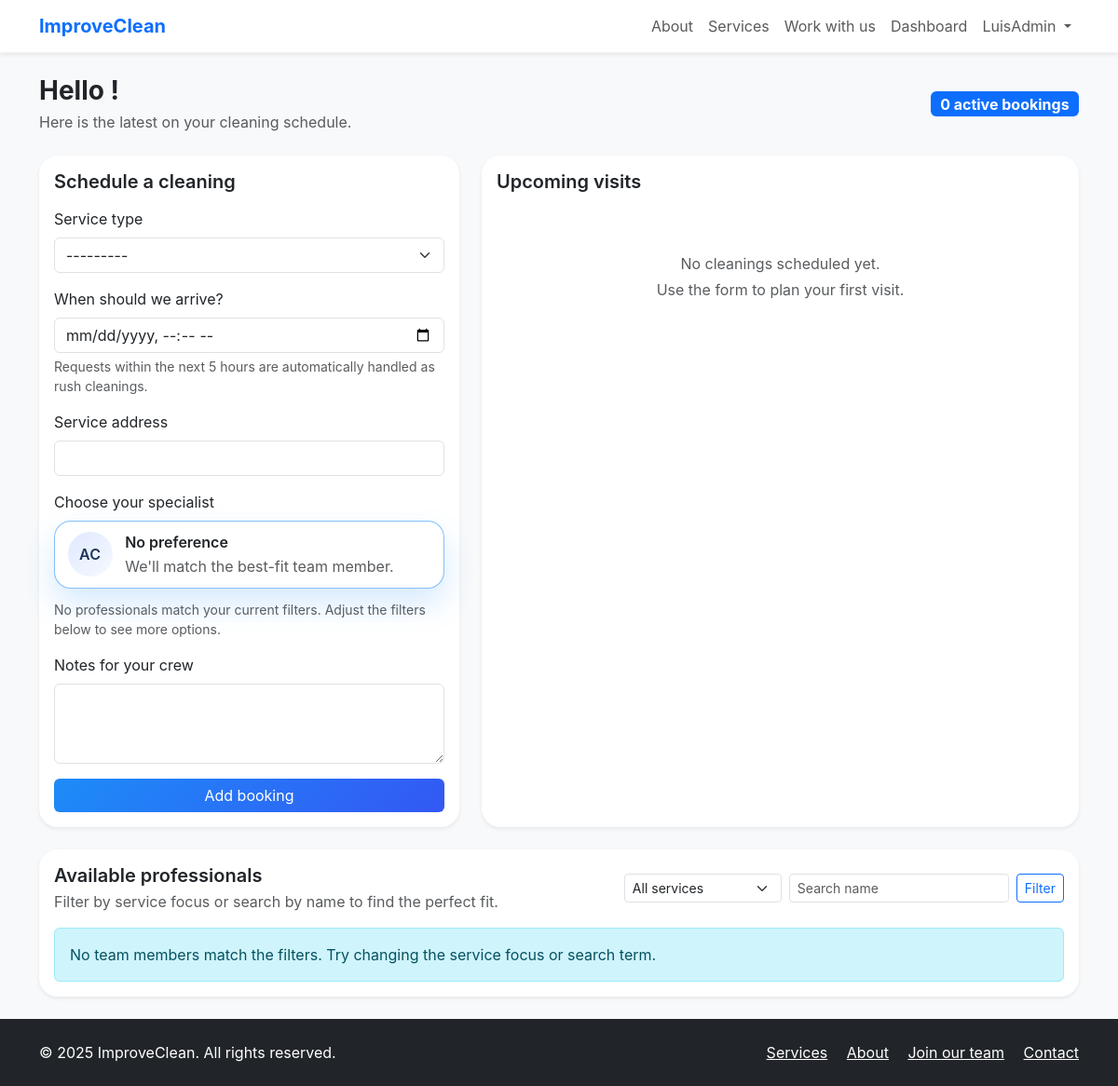
/dashboard/ (signed in), run on an earlier commit of the app's database.
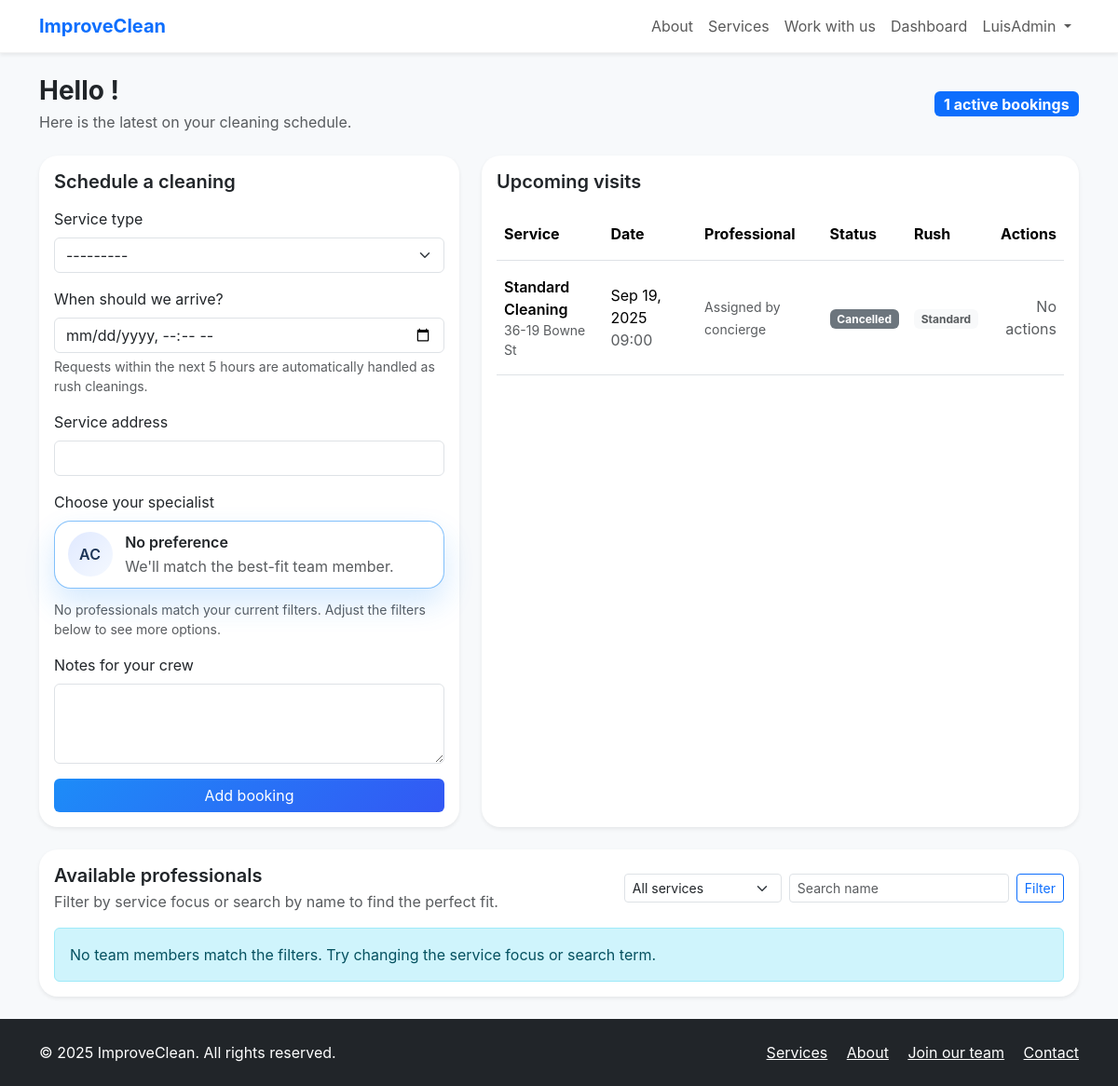
And on a later commit of the database.
### scheduler/models.py (models this page shows, shortened)
class Booking(models.Model):
    STATUS_CHOICES = [
        ("scheduled", "Scheduled"),
        ("in_progress", "In Progress"),
        ("completed", "Completed"),
        ("cancelled", "Cancelled"),
    ]
    WORKER_RESPONSE_CHOICES = [
        ("pending", "Awaiting Response"),
        ("accepted", "Accepted"),
        ("declined", "Declined"),
    ]
    user = models.ForeignKey(
        settings.AUTH_USER_MODEL,
        on_delete=models.CASCADE,
        related_name="bookings",
    )
    service_type = models.CharField(max_length=50, choices=SERVICE_CHOICES)
    scheduled_for = models.DateTimeField()
    address = models.CharField(max_length=255)
    notes = models.TextField(blank=True)
    worker = models.ForeignKey(
        "Worker",
        on_delete=models.SET_NULL,
        related_name="bookings",
        null=True,
        blank=True,
    )
    rush_cleaning = models.BooleanField(default=False)
    status = models.CharField(
        max_length=20, choices=STATUS_CHOICES, default="scheduled"
    )
    worker_response = models.CharField(
        max_length=20, choices=WORKER_RESPONSE_CHOICES, default="pending"
    )
    created_at = models.DateTimeField(auto_now_add=True)
    class Meta:
        ordering = ["scheduled_for"]

### scheduler/views.py (the view, shortened to what this page needs)
# urls.py: path("dashboard/", DashboardView.as_view(), name="dashboard"),
class DashboardView(LoginRequiredMixin, TemplateView):
    template_name = "scheduler/dashboard.html"
    def get_context_data(self, **kwargs):
        context = super().get_context_data(**kwargs)
        bookings = (
            self.request.user.bookings.select_related("worker").all()
        )
        context["bookings"] = bookings
        form = kwargs.get("form") or BookingForm()
        context["form"] = form
        selected_worker_id = form["worker"].value()
        service_focus = self.request.GET.get("team_service")
        search_query = self.request.GET.get("team_search", "").strip()
        workers = Worker.objects.filter(is_active=True)
        if service_focus:
            workers = workers.filter(service_focus=service_focus)
        if search_query:
            workers = workers.filter(name__icontains=search_query)
        if selected_worker_id:
            workers = workers | Worker.objects.filter(pk=selected_worker_id)
        workers = workers.distinct().order_by("name")
        context.update(
            {
                "workers": workers,
                "team_service": service_focus or "",
                "team_search": search_query,
                "service_choices": SERVICE_CHOICES,
                "selected_worker_id": selected_worker_id,
                "rush_threshold_hours": 5,
            }
        )
        return context

### scheduler/templates/scheduler/dashboard.html (shortened to what this page needs)
{% extends "base.html" %}
{% block content %}
<div class="row g-4">
  <div class="col-12">
    <div class="d-flex flex-column flex-md-row justify-content-between align-items-md-center">
      <div>
        <h1 class="h3 fw-bold mb-1">Hello {{ request.user.first_name }}!</h1>
        <p class="text-muted mb-0">Here is the latest on your cleaning schedule.</p>
      </div>
      <div class="mt-3 mt-md-0">
        <span class="badge bg-primary fs-6">{{ bookings.count }} active bookings</span>
      </div>
    </div>
  </div>
  <div class="col-lg-5">
    <div class="card shadow-sm border-0 h-100">
      <div class="card-body">
        <h2 class="h5 fw-semibold mb-3">Schedule a cleaning</h2>
        <form method="post" class="booking-form">
          <div class="mb-3">
            <label class="form-label" for="{{ form.service_type.id_for_label }}">Service type</label>
            {{ form.service_type }}
          </div>
          <div class="mb-3">
            <label class="form-label" for="{{ form.scheduled_for.id_for_label }}">When should we arrive?</label>
            {{ form.scheduled_for }}
            <div class="form-text">Requests within the next {{ rush_threshold_hours }} hours are automatically handled as rush cleanings.</div>
          </div>
          <div class="mb-3">
            <label class="form-label" for="{{ form.address.id_for_label }}">Service address</label>
            {{ form.address }}
          </div>
          <div class="mb-3">
            <label class="form-label d-block">Choose your specialist</label>
            <div class="worker-selector">
              <label class="worker-option{% if not selected_worker_id %} is-selected{% endif %}">
                <span class="worker-avatar no-photo">AC</span>
                <span class="worker-meta">
                  <span class="worker-name">No preference</span>
                  <span class="worker-role text-muted">We'll match the best-fit team member.</span>
                </span>
              </label>
              {% for worker in workers %}
              <label class="worker-option{% if worker.id|stringformat:"s" == selected_worker_id|stringformat:"s" %} is-selected{% endif %}" data-worker-id="{{ worker.id }}">
                <input
                  class="visually-hidden"
                  type="radio"
                  name="{{ form.worker.name }}"
                  value="{{ worker.id }}"
                  {% if worker.id|stringformat:"s" == selected_worker_id|stringformat:"s" %}checked{% endif %}
                />
                <span class="worker-avatar" style="{% if worker.photo_url %}background-image: url('{{ worker.photo_url }}');{% endif %}">
                  {% if not worker.photo_url %}{{ worker.name|first }}{% endif %}
                </span>
                <span class="worker-meta">
                  <span class="worker-name">{{ worker.name }}</span>
                  <span class="worker-role text-muted">{{ worker.get_service_focus_display }} · {{ worker.experience_years }} yrs exp.</span>
                  {% if worker.contact_email or worker.phone_number %}
                  <span class="text-muted small">
                    {% if worker.phone_number %}<span class="me-2">📞 {{ worker.phone_number }}</span>{% endif %}
                    {% if worker.contact_email %}✉️ {{ worker.contact_email }}{% endif %}
                  </span>
                  {% endif %}
                </span>
              </label>
              {% empty %}
              <p class="text-muted small mb-0">No professionals match your current filters. Adjust the filters below to see more options.</p>
              {% endfor %}
            </div>
          </div>
          <div class="mb-3">
            <label class="form-label" for="{{ form.notes.id_for_label }}">Notes for your crew</label>
            {{ form.notes }}
          </div>
          <div class="d-grid">
            <button class="btn btn-primary" type="submit">Add booking</button>
          </div>
        </form>
      </div>
    </div>
  </div>
  <div class="col-lg-7">
    <div class="card shadow-sm border-0 h-100">
      <div class="card-body">
        <h2 class="h5 fw-semibold mb-3">Upcoming visits</h2>
        {% if bookings %}
        <div class="table-responsive">
          <table class="table align-middle">
            <thead>
              <tr>
                <th scope="col">Service</th>
                <th scope="col">Date</th>
                <th scope="col">Professional</th>
                <th scope="col">Status</th>
                <th scope="col">Rush</th>
                <th scope="col" class="text-end">Actions</th>
              </tr>
            </thead>
            <tbody>
              {% for booking in bookings %}
              <tr>
                <td>
                  <div class="fw-semibold text-capitalize">{{ booking.get_service_type_display }}</div>
                  <div class="text-muted small">{{ booking.address }}</div>
                </td>
                <td>{{ booking.scheduled_for|date:"M d, Y" }} <span class="text-muted">{{ booking.scheduled_for|time:"H:i" }}</span></td>
                <td>
                  {% if booking.worker %}
                  <div class="d-flex align-items-center gap-2">
                    <span class="worker-avatar worker-avatar-table" style="{% if booking.worker.photo_url %}background-image: url('{{ booking.worker.photo_url }}');{% endif %}">
                      {% if not booking.worker.photo_url %}{{ booking.worker.name|first }}{% endif %}
                    </span>
                    <div>
                      <div class="fw-semibold">{{ booking.worker.name }}</div>
                      <div class="text-muted small">{{ booking.worker.get_service_focus_display }}</div>
                      {% if booking.worker.phone_number or booking.worker.contact_email %}
                      <div class="text-muted small">
                        {% if booking.worker.phone_number %}<span class="me-2">📞 {{ booking.worker.phone_number }}</span>{% endif %}
                        {% if booking.worker.contact_email %}✉️ {{ booking.worker.contact_email }}{% endif %}
                      </div>
                      {% endif %}
                    </div>
                  </div>
                  {% else %}
                  <span class="text-muted small">Assigned by concierge</span>
                  {% endif %}
                </td>
                <td>
                  <span class="badge status-{{ booking.status }}">{{ booking.get_status_display }}</span>
                </td>
                <td>
                  {% if booking.rush_cleaning %}
                  <span class="badge bg-warning-subtle text-warning-emphasis">Rush</span>
                  {% else %}
                  <span class="badge bg-light text-muted">Standard</span>
                  {% endif %}
                </td>
                <td class="text-end">
                  {% if booking.status != 'cancelled' %}
                  <form method="post" action="{% url 'cancel_booking' booking.pk %}" class="d-inline">
                    {% csrf_token %}
                    <button class="btn btn-sm btn-outline-danger" type="submit">Cancel</button>
                  </form>
                  {% else %}
                  <span class="text-muted">No actions</span>
                  {% endif %}
                </td>
              </tr>
              {% endfor %}
            </tbody>
          </table>
        </div>
        {% else %}
        <div class="text-center text-muted py-5">
          <p class="mb-1">No cleanings scheduled yet.</p>
          <p>Use the form to plan your first visit.</p>
        </div>
        {% endif %}
      </div>
    </div>
  </div>
</div>
<div class="card shadow-sm border-0 mt-4">
  <div class="card-body">
    <div class="d-flex flex-column flex-lg-row justify-content-between gap-3 align-items-lg-center mb-3">
      <div>
        <h2 class="h5 fw-semibold mb-1">Available professionals</h2>
        <p class="text-muted mb-0">Filter by service focus or search by name to find the perfect fit.</p>
      </div>
      <form class="row g-2" method="get">
        <div class="col-auto">
          <select class="form-select form-select-sm" name="team_service">
            <option value="">All services</option>
          </select>
        </div>
        <div class="col-auto">
          <input
            class="form-control form-control-sm"
            type="search"
            name="team_search"
            placeholder="Search name"
            value="{{ team_search }}"
          />
        </div>
        <div class="col-auto d-flex gap-2">
          <button class="btn btn-outline-primary btn-sm" type="submit">Filter</button>
        </div>
      </form>
    </div>
    <div class="row g-3">
      {% for worker in workers %}
      <div class="col-md-6 col-xl-4">
        <div class="worker-card h-100">
          <div class="d-flex align-items-center gap-3">
            <span class="worker-avatar" style="{% if worker.photo_url %}background-image: url('{{ worker.photo_url }}');{% endif %}">
              {% if not worker.photo_url %}{{ worker.name|first }}{% endif %}
            </span>
            <div>
              <div class="fw-semibold">{{ worker.name }}</div>
              <div class="text-muted small">{{ worker.headline|default:worker.get_service_focus_display }}</div>
            </div>
          </div>
          <p class="text-muted small mt-3 mb-3">{{ worker.bio|default:"Dedicated member of the ImproveClean concierge team." }}</p>
          <div class="d-flex justify-content-between align-items-center">
            <span class="badge bg-light text-muted">{{ worker.experience_years }} yrs experience</span>
            <button class="btn btn-sm btn-outline-primary worker-select-trigger" type="button" data-worker-id="{{ worker.id }}">
              Choose {{ worker.name }}
            </button>
          </div>
          {% if worker.contact_email or worker.phone_number %}
          <div class="mt-3 text-muted small">
            {% if worker.phone_number %}<div>📞 {{ worker.phone_number }}</div>{% endif %}
            {% if worker.contact_email %}<div>✉️ {{ worker.contact_email }}</div>{% endif %}
          </div>
          {% endif %}
        </div>
      </div>
      {% empty %}
      <div class="col-12">
        <div class="alert alert-info mb-0">No team members match the filters. Try changing the service focus or search term.</div>
      </div>
      {% endfor %}
    </div>
  </div>
</div>
{% endblock %}

### templates/base.html (shortened to what this page needs)
{% load static %}
<!DOCTYPE html>
<html lang="en">
  <head>
    <link
      href="https://cdn.jsdelivr.net/npm/bootstrap@5.3.3/dist/css/bootstrap.min.css"
      rel="stylesheet"
    />
    <link rel="stylesheet" href="{% static 'scheduler/css/main.css' %}" />
  </head>
  <body>
    <header class="navbar navbar-expand-lg navbar-light bg-white shadow-sm">
      <div class="container">
        <a class="navbar-brand fw-bold text-primary" href="{% url 'landing' %}">ImproveClean</a>
        <div class="collapse navbar-collapse" id="navbarNav">
          <ul class="navbar-nav ms-auto align-items-lg-center">
            <li class="nav-item">
              <a class="nav-link" href="{% url 'about' %}">About</a>
            </li>
            <li class="nav-item">
              <a class="nav-link" href="{% url 'services' %}">Services</a>
            </li>
            <li class="nav-item">
              <a class="nav-link" href="{% url 'work_with_us' %}">Work with us</a>
            </li>
            {% if user.is_authenticated %}
            <li class="nav-item">
              <a class="nav-link" href="{% url 'dashboard' %}">Dashboard</a>
            </li>
            <li class="nav-item dropdown">
              <a
                class="nav-link dropdown-toggle"
                href="#"
                id="accountDropdown"
                role="button"
                data-bs-toggle="dropdown"
                data-bs-auto-close="outside"
                aria-expanded="false"
              >
                {{ user.first_name|default:user.username }}
              </a>
            </li>
            {% endif %}
          </ul>
        </div>
      </div>
    </header>
    <main class="flex-grow-1">
      <div class="container py-4">
        {% block content %}{% endblock %}
      </div>
    </main>
    <footer class="bg-dark text-white py-4 mt-auto">
      <div class="container d-flex flex-column flex-md-row justify-content-between">
        <p class="mb-0">&copy; {% now "Y" %} ImproveClean. All rights reserved.</p>
        <div class="footer-links">
          <a class="text-white me-3" href="{% url 'services' %}">Services</a>
          <a class="text-white me-3" href="{% url 'about' %}">About</a>
          <a class="text-white me-3" href="{% url 'work_with_us' %}">Join our team</a>
          <a class="text-white" href="mailto:hello@improveclean.com">Contact</a>
        </div>
      </div>
    </footer>
  </body>
</html>

What changed in the data, as far as the page shows it:
added Booking: service_type "Standard Cleaning", address "36-19 Bowne St", scheduled_for "Sep 19, 2025", scheduled_for "09:00", shows "Assigned by concierge", status "Cancelled", rush_cleaning "Standard", shows "No actions"
Also different on the page:
{{ bookings.count }}: "0" → "1"
text no longer shown: "No cleanings scheduled yet. Use the form to plan your first visit."
text now shown: "Service Date Professional Status Rush Actions"
